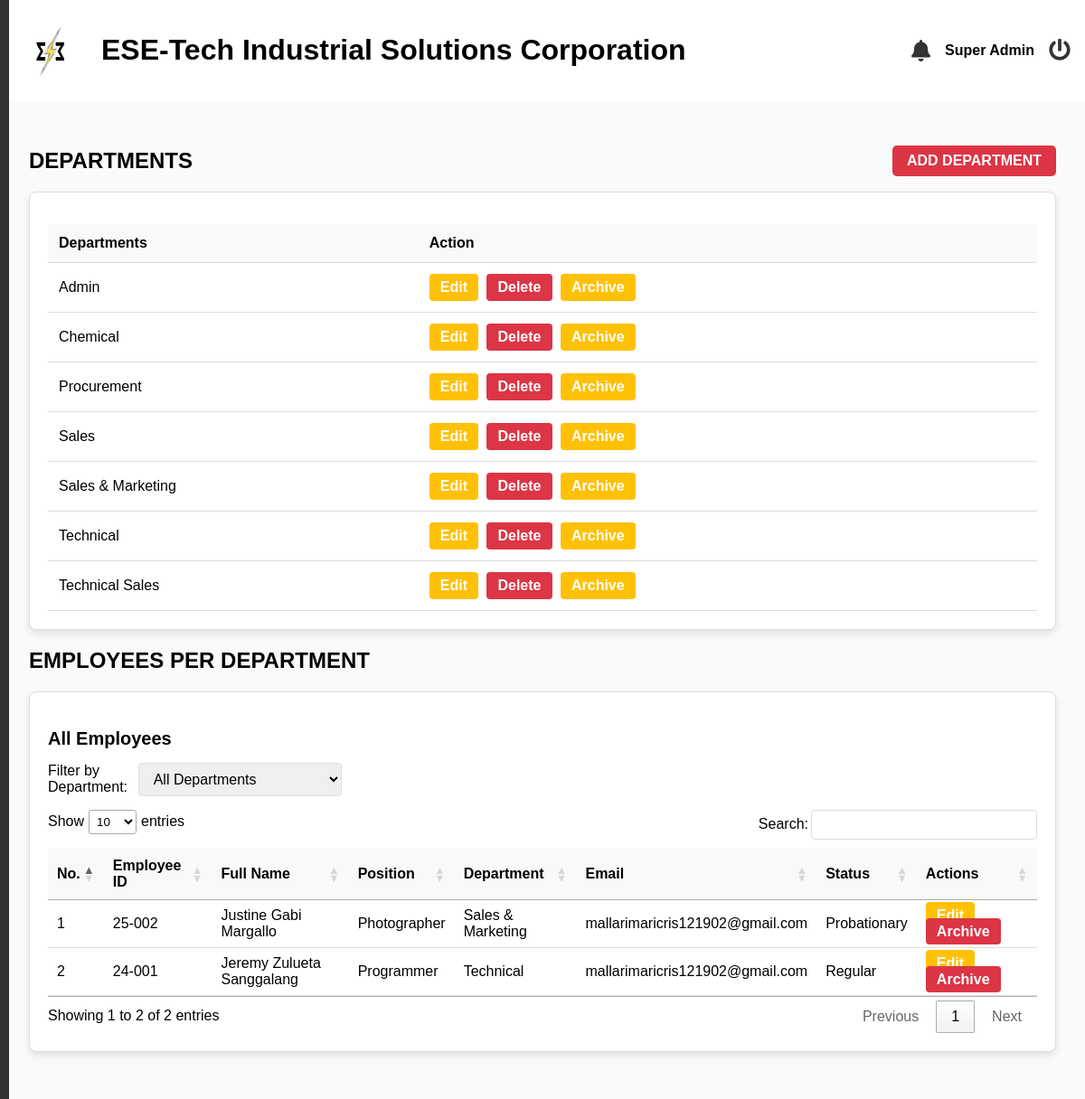
The page /superadmin/department.php (signed in) on the database its author committed.
### tables this page shows
CREATE TABLE `departments` (
  `id` int(11) NOT NULL,
  `dept_name` varchar(50) NOT NULL,
  `colors` varchar(32) NOT NULL,
  `is_archived` tinyint(1) NOT NULL
);

CREATE TABLE `employees` (
  `id` int(11) NOT NULL,
  `last_name` varchar(255) NOT NULL,
  `first_name` varchar(255) NOT NULL,
  `middle_name` varchar(255) NOT NULL,
  `suffix` varchar(255) NOT NULL,
  `gender` varchar(32) NOT NULL,
  `email` varchar(100) NOT NULL,
  `position` varchar(255) NOT NULL,
  `hire_date` date NOT NULL,
  `department` varchar(255) NOT NULL,
  `employment_status` varchar(255) NOT NULL,
  `employee_id` int(20) NOT NULL,
  `user_type` int(11) NOT NULL DEFAULT 2 COMMENT '1=admin, 2=staff, 3=super admin',
  `password` varchar(255) NOT NULL,
  `e_status` int(11) NOT NULL DEFAULT 1,
  `date_of_birth` date DEFAULT NULL,
  `age` varchar(32) NOT NULL,
  `contact_number` varchar(20) DEFAULT NULL,
  `perma_address` text DEFAULT NULL,
  `civil_status` varchar(10) DEFAULT NULL,
  `sss_number` varchar(15) DEFAULT NULL,
  `philhealth_number` varchar(15) DEFAULT NULL,
  `pagibig_number` varchar(15) DEFAULT NULL,
  `tin_number` varchar(15) DEFAULT NULL,
  `emergency_contact_name` varchar(50) DEFAULT NULL,
  `emergency_contact_number` varchar(15) DEFAULT NULL,
  `educational_background` enum('Technical-Vocational Program graduate','College graduate','Master''s degree graduate','Doctorate degree graduate') DEFAULT NULL,
  `skills` text DEFAULT NULL,
  `username` varchar(255) NOT NULL,
  `sick_leave` int(11) NOT NULL DEFAULT 0,
  `vacation_leave` int(11) NOT NULL DEFAULT 0,
  `maternity_leave` int(11) NOT NULL DEFAULT 0,
  `paternity_leave` int(11) NOT NULL DEFAULT 0,
  `medical` varchar(32) DEFAULT NULL,
  `tor` varchar(32) DEFAULT NULL,
  `nbi_clearance` varchar(32) DEFAULT NULL,
  `resume` varchar(32) DEFAULT NULL,
  `prc` varchar(32) DEFAULT NULL,
  `others` varchar(32) DEFAULT NULL,
  `medical_type` varchar(32) DEFAULT NULL,
  `tor_type` varchar(32) DEFAULT NULL,
  `police_type` varchar(32) DEFAULT NULL,
  `resume_type` varchar(32) DEFAULT NULL,
  `prc_type` varchar(32) DEFAULT NULL,
  `others_type` varchar(32) DEFAULT NULL,
  `is_archived` tinyint(1) DEFAULT 0
);

### superadmin/department.php (the view, shortened to what this page needs)
<?php
    $conn = mysqli_connect('localhost', 'root', '', 'esetech');
    $selected_dept = isset($_GET['department']) ? $_GET['department'] : '';
    $sql_employees = "SELECT * FROM employees WHERE is_archived = 0";
    $sql_employees .= " ORDER BY last_name ASC";
    $result_employees = mysqli_query($conn, $sql_employees);
    include('header.php');
?>
<?php include('includes/sideBar.php'); ?>
<link rel="stylesheet" href="https://cdn.datatables.net/1.13.5/css/jquery.dataTables.min.css" />
<main class="main-content">
    <section id="dashboard">
        <div class="department-and-button">
            <h2 class="text-2xl font-bold mb-6">DEPARTMENTS</h2>
            <a href="#" id="add-dept-btn" class="btn btn-danger">ADD DEPARTMENT</a>
        </div>
        <div class="card">
        <table>
            <thead>
                <tr>
                    <th>Departments</th>
                    <th>Action</th>
                </tr>
            </thead>
            <tbody>
                <?php
                    $deptSql = "SELECT * FROM departments ORDER BY dept_name ASC";
                    $deptResult = mysqli_query($conn, $deptSql);
                    if ($deptResult) {
                        while ($row = mysqli_fetch_assoc($deptResult)) {
                ?>
                <tr>
                    <td class="dept-name"><?php echo $row['dept_name']; ?></td>
                    <td class="action-buttons">
                        <form method="POST" style="display:inline;">
                            <?php echo $row['is_archived'] == 0
                            ? "<button class='btn btn-warning' onclick='editDepartment(" . $row['id'] . ", \"" . $row['dept_name'] . "\"); return false;'>Edit</button>
                                <button name='delete_dept' class='btn btn-danger' onclick='return confirm(\"Are you sure you want to delete this department?\");'>Delete</button>
                                <button name='archive_name' class='btn btn-warning'>Archive</button>"
                            : "<button class='btn btn-warning' onclick='editDepartment(" . $row['id'] . ", \"" . $row['dept_name'] . "\"); return false;'>Edit</button>
                                <button name='delete_dept' class='btn btn-danger' onclick='return confirm(\"Are you sure you want to delete this department?\");'>Delete</button>
                                <button name='restore_name' class='btn btn-restore'>Restore</button>";
                            ?>
                        </form>
                    </td>
                </tr>
                <?php
                        }
                    }
                ?>
            </tbody>
        </table>
    </div>
        <h2 class="text-2xl font-bold mb-6">EMPLOYEES PER DEPARTMENT</h2>
        <div class="card">
            <div class="card-header">
                <h3><?php echo empty($selected_dept) ? 'All Employees' : $selected_dept . ' Department Employees'; ?></h3>
                <form method="GET" class="form-inline justify-content-between align-items-center">
                        <label for="department">Filter by Department:</label>
                        <select name="department" class="form-control" onchange="this.form.submit()">
                            <option value="">All Departments</option>
                        </select>
                </form>
            </div>
            <div class="card-body">
                <table id="myTable" class="employee-table">
                    <thead>
                        <tr>
                            <th>No.</th>
                            <th>Employee ID</th>
                            <th>Full Name</th>
                            <th>Position</th>
                            <th>Department</th>
                            <th>Email</th>
                            <th>Status</th>
                            <th>Actions</th>
                        </tr>
                    </thead>
                    <tbody>
                        <?php
                            $counter = 1;
                            while ($employee = mysqli_fetch_assoc($result_employees)):
                        ?>
                            <tr>
                                <td><?php echo $counter++; ?></td>
                                <td class="employee_id_display"><?php echo $employee['employee_id']; ?></td>
                                <td>
                                    <?php
                                        $full_name = trim($employee['first_name'] . ' ' . $employee['middle_name'] . ' ' . $employee['last_name']);
                                        echo $full_name;
                                    ?>
                                </td>
                                <td><?php echo $employee['position']; ?></td>
                                <td><?php echo $employee['department']; ?></td>
                                <td><?php echo $employee['email']; ?></td>
                                <td><?php echo $employee['employment_status']; ?></td>
                                <td class="action-buttons">
                                    <a href="./edit_employee?id=<?php echo $employee['id']; ?>" class="btn btn-warning">Edit</a>
                                    <a href="?delete_id=<?php echo $employee['id']; ?>" class="btn btn-danger"
                                       onclick="return confirm('Are you sure you want to Archive this employee?');">Archive</a>
                                </td>
                            </tr>
                        <?php endwhile; ?>
                    </tbody>
                </table>
            </div>
        </div>
    </section>
</main>
<?php include('footer.php'); ?>

### superadmin/css/styles.css (style rules this page uses)
* { text-decoration: none; }
body { font-family: Arial, sans-serif; margin: 0; padding: 0; background-color: #f0f0f0; }
.main-content { flex-grow: 1; padding: 2rem; background-color: #f9fafb; }
.card { border: 1px solid #ddd; border-radius: 8px; margin-bottom: 20px; padding: 20px; background-color: #fff; box-shadow: 0 4px 8px rgba(0, 0, 0, 0.1); }
.card-header h3 { font-size: 20px; font-weight: bold; margin-bottom: 15px; }
.form-control, select, textarea { width: 100%; padding: 8px; border-radius: 5px; border: 1px solid #ccc; box-sizing: border-box; }
table { width: 100%; border-collapse: collapse; margin-top: 15px; }
table th, table td { padding: 12px; border-bottom: 1px solid #ddd; text-align: left; }
table th { background-color: #f8f9fa; font-weight: bold; }
.action-buttons .btn { padding: 6px 12px; border-radius: 4px; color: #fff; background-color: #007bff; text-decoration: none; font-weight: bold; margin-right: 5px; }
.btn-warning { background-color: #ffc107 !important; }
.btn-danger { background-color: #dc3545 !important; }
form[method="GET"] { display: flex; justify-content: flex-end; margin-bottom: 15px; }
.form-control, .form-control:focus, select.form-control, textarea.form-control { width: 100%; font-size: 1rem; border: 1px solid #ddd; border-radius: 4px; }
select.form-control, textarea.form-control { resize: vertical; }
.form-control { width: 100%; padding: 0.5rem 0.75rem; border: 1px solid #d1d5db; border-radius: 0.375rem; font-size: 0.875rem; transition: border-color 0.15s ease-in-out; }
.btn { padding: 10px 20px; font-size: 16px; border: none; cursor: pointer; border-radius: 5px; }
.btn-danger { background-color: #dc3545; color: #fff; transition: background-color 0.3s; }
.card-header { display: flex; flex-direction: column; justify-content: space-between; align-items: start; }
.performance-and-button, .department-and-button { display: flex; align-items: center; justify-content: space-between; }
.btn { padding: 8px 16px; border-radius: 5px; background-color: #007bff; color: white; border: none; cursor: pointer; font-weight: 600; }

### superadmin/header.php (style rules this page uses)
body { font-family: Arial, sans-serif; background-color: #f4f7fc; margin: 0; }

### rows shown on the page
departments: dept_name "Admin"
departments: dept_name "Chemical"
departments: dept_name "Procurement"
departments: dept_name "Sales"
departments: dept_name "Sales & Marketing"
departments: dept_name "Technical"
departments: dept_name "Technical Sales"
employees: full_name "Justine Gabi Margallo", position "Photographer", department "Sales & Marketing", email "mallarimaricris121902@gmail.com", employment_status "Probationary"
employees: full_name "Jeremy Zulueta Sanggalang", position "Programmer", department "Technical", email "mallarimaricris121902@gmail.com", employment_status "Regular"

### other values the page prints
$_SESSION['fullname'] "Super Admin"
